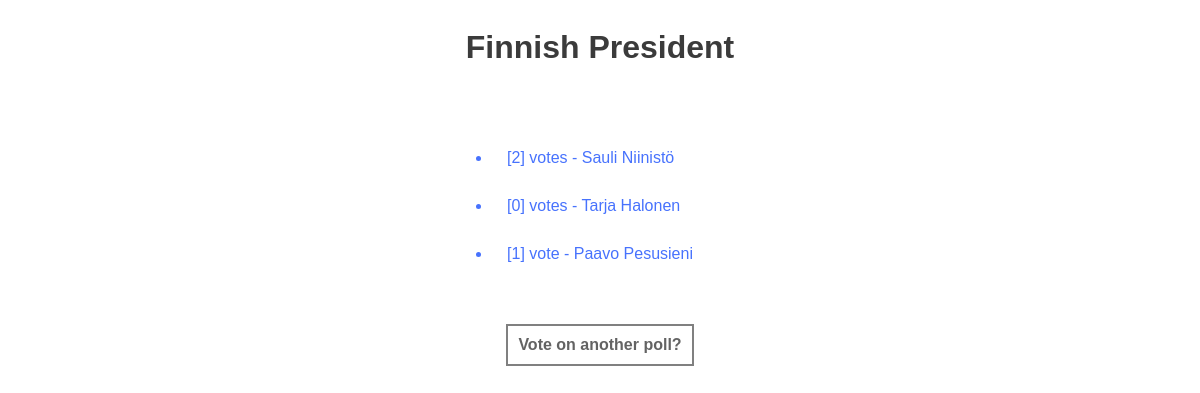
/polls/5/results/, run on an earlier commit of the app's database.
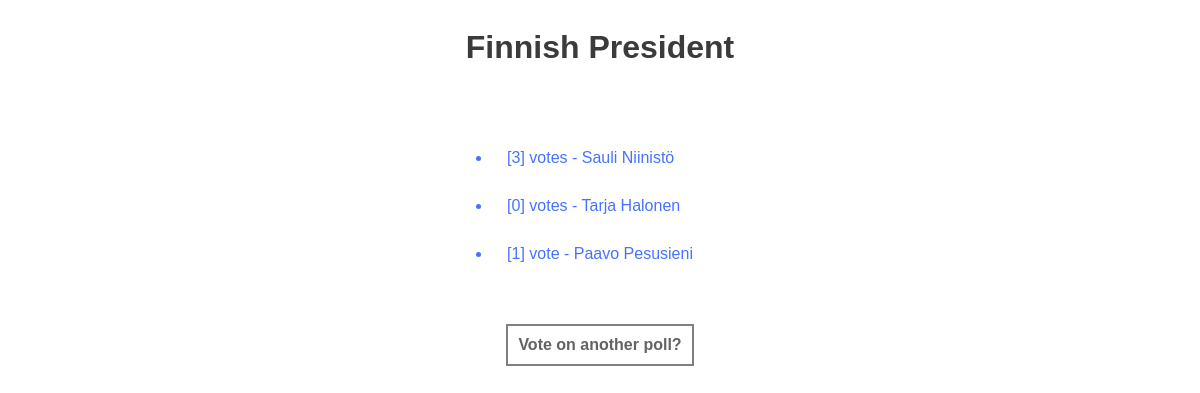
And on a later commit of the database.
### polls/models.py (models this page shows, shortened)
class Choice(models.Model):
    question = models.ForeignKey(Question, on_delete=models.CASCADE)
    choice_text = models.CharField(max_length=200)
    votes = models.IntegerField(default=0)

### polls/views.py (the view)
# urls.py: path('<int:question_id>/results/', views.results, name='results'),
def results(request, question_id):
    question = get_object_or_404(Question, pk=question_id)
    return render(request, 'polls/results.html', {'question': question})

### polls/templates/polls/results.html
{% load static %}
<link rel="stylesheet" type="text/css" href="{% static 'polls/style.css' %}">
<div class="mainbox">
    <h1>{{ question.question_text }}</h1>
    <ul>
    {% for choice in question.choice_set.all %}
        <li>[{{ choice.votes }}] vote{{ choice.votes|pluralize }}  -  {{ choice.choice_text }}</li>
    {% endfor %}
    </ul>
    <a href="{% url 'polls:index' %}">Vote on another poll?</a>
</div>

What changed in the data, as far as the page shows it:
changed Choice "Sauli Niinistö": votes "2" → "3"
